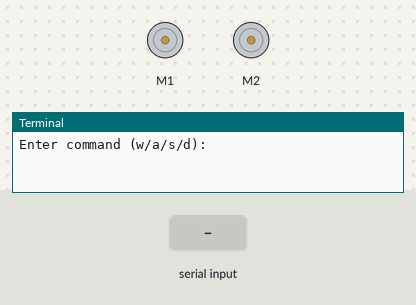
This program was run on a simulated Raspberry Pi (BCM pin numbers). Parts: 2 × DC motor (green arrow = forward, orange = backward, longer = faster), the last lines printed to the terminal. The inputs (shaded band) are chosen by the test bench. Motors are numbered in the order the program creates them (left before right in a Robot).

Above: at 1.2 s.
1.3 s: "w" typed at the terminal, then Enter
At 1.9 s:
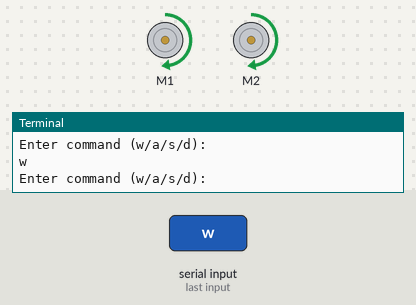
2.8 s: "s" typed at the terminal, then Enter
At 4.0 s:
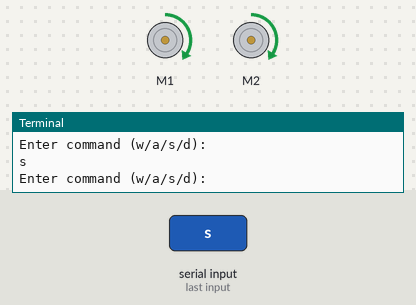
4.3 s: "a" typed at the terminal, then Enter
At 5.4 s:
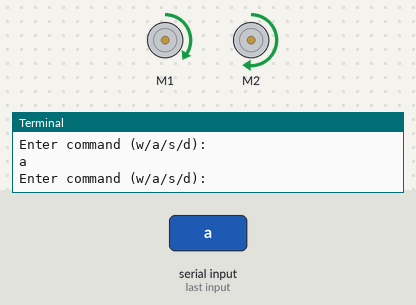
5.8 s: "d" typed at the terminal, then Enter
At 6.5 s:
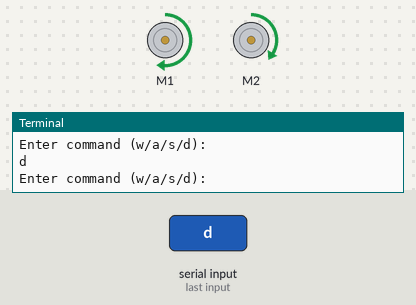
Timing chart, 0 to 8.3 s (numbered marks = the images above; inputs shaded):
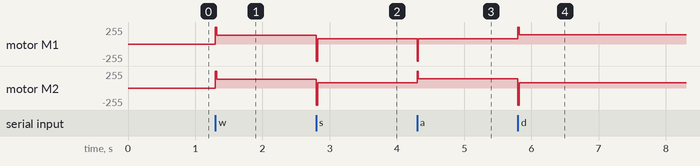

Measured:
- after the input at 1.3 s, motor M1, motor M2: stopped → forward 128/255 at once
- after the input at 2.8 s, motor M1, motor M2: forward 128/255 → forward 76/255 at once
- after the input at 4.3 s, motor M1: forward 76/255 → backward 255/255 at once, → forward 76/255 0.02 s later; motor M2: forward 76/255 → forward 140/255 at once
- after the input at 5.8 s, motor M1: forward 76/255 → forward 140/255 at once; motor M2: forward 140/255 → forward 76/255 at once

The program:

robot2.py
```python
from gpiozero import Motor  # Import the Motor class from gpiozero library
import time  # Import the time module

class Robot:
    def __init__(self):
        # Initialize motor pins
        self.left_motor = Motor(forward=5, backward=6, enable=12)  # Create a left motor instance
        self.right_motor = Motor(forward=27, backward=22, enable=13)  # Create a right motor instance

    def move_forward(self):
        # Move both motors forward at half speed
        self.left_motor.forward()
        self.right_motor.forward()
        self.right_motor.value = 0.5
        self.left_motor.value = 0.5

    def move_backward(self):
        # Move both motors backward at a slower speed
        self.left_motor.backward()
        self.right_motor.backward()
        self.right_motor.value = 0.3
        self.left_motor.value = 0.3

    def turn_left(self):
        # Turn left by adjusting motor speeds
        self.left_motor.backward()
        self.right_motor.forward()
        self.right_motor.value = 0.55
        self.left_motor.value = 0.3

    def turn_right(self):
        # Turn right by adjusting motor speeds
        self.left_motor.forward()
        self.right_motor.backward()
        self.right_motor.value = 0.3
        self.left_motor.value = 0.55

    def stop_motors(self):
        # Stop both motors
        self.left_motor.stop()
        self.right_motor.stop()

if __name__ == "__main__":
    robot = Robot()  # Create an instance of the Robot class
    try:
        while True:
            user_input = input("Enter command (w/a/s/d): ")  # Get user input
            if user_input == 'w':
                robot.move_forward()  # Move forward
            elif user_input == 's':
                robot.move_backward()  # Move backward
            elif user_input == 'a':
                robot.turn_left()  # Turn left
            elif user_input == 'd':
                robot.turn_right()  # Turn right
            else:
                robot.stop_motors()  # Stop motors
            time.sleep(0.1)  # Add a small delay to avoid excessive CPU usage
    except KeyboardInterrupt:
        robot.stop_motors()  # Stop motors on keyboard interrupt
```
